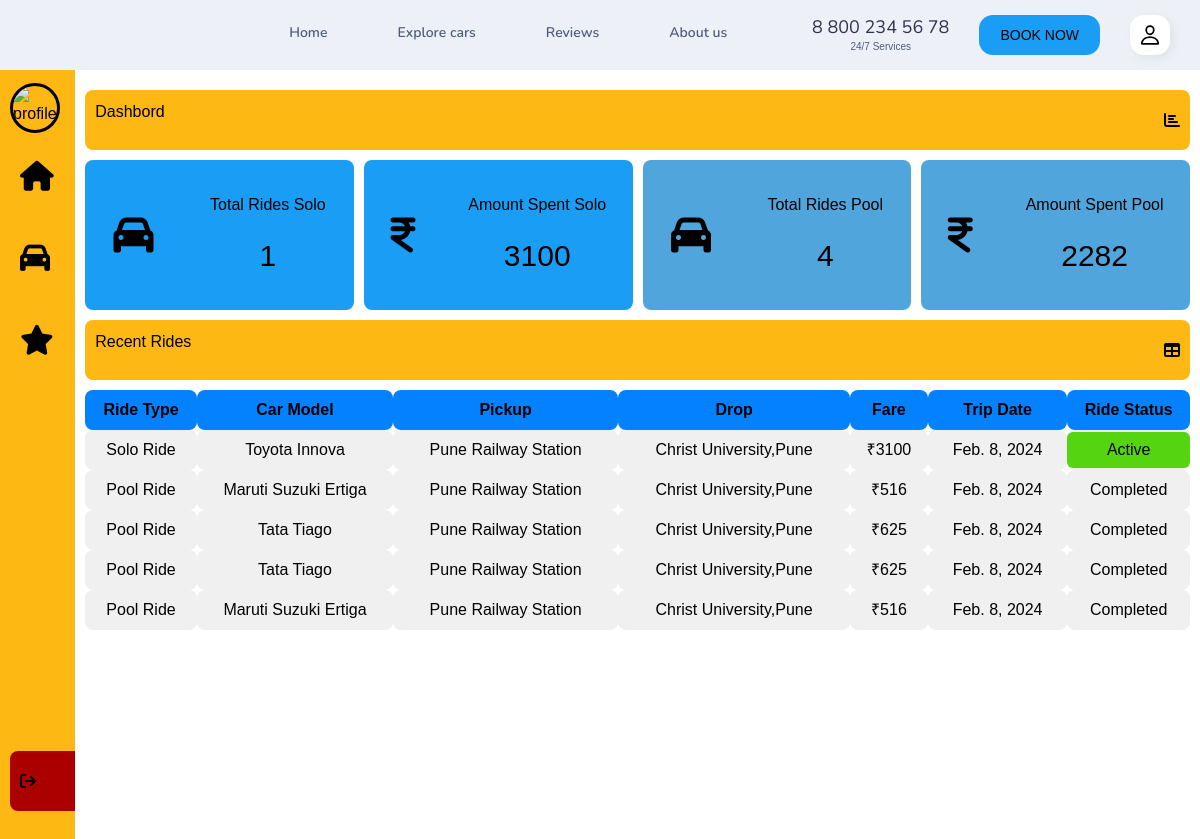
The page /userindex (signed in) on the database its author committed.
### cab_booking/models.py (models this page shows)
class BookingDetails(models.Model):
    bookingID = models.UUIDField(auto_created=True, primary_key=True, default=uuid.uuid4)
    carID = models.TextField(max_length=10, blank=False)
    start_location = models.TextField(max_length=50, blank=False)
    end_location = models.TextField(max_length=50, blank=False)
    booking_time = models.DateField(default=datetime.datetime.now())
    booking_fare = models.IntegerField(blank=False)
    trip_date = models.DateField(default=datetime.datetime.now())
    userID = models.IntegerField(blank=False, default=0)
    rideStatus = models.IntegerField(blank=False,default=0) #0 Completed, 1 Active

class carsAvailable(models.Model):
    carID = models.TextField(max_length=10,blank=False,primary_key=True)
    carModel = models.TextField(max_length=30,blank=False)
    carCapacity = models.IntegerField(blank=False)
    carNumber = models.TextField(max_length=20,blank=False, default = 0)

class poolRideBooking(models.Model):
    bookingID = models.UUIDField(auto_created=True, primary_key=True, default=uuid.uuid4)
    carID = models.TextField(max_length=10, blank=False)
    carCapacity = models.IntegerField(blank=False,default=4)
    start_location = models.TextField(max_length=50, blank=False)
    end_location = models.TextField(max_length=50, blank=False)
    booking_time = models.DateField(default=datetime.datetime.now())
    booking_fare_pu = models.IntegerField(blank=False)
    trip_date = models.DateField(default=datetime.datetime.now())
    userID = models.IntegerField(blank=False, default=0)
    rideStatus = models.IntegerField(blank=False,default=0) #0 Completed, 1 Active
    seats_booked = models.IntegerField(blank=False,default=0)

### user_dashboard/views.py (the view, shortened to what this page needs)
# urls.py: path('userindex',userIndex,name='userindex'),
def userIndex(request):
    if request.user and not request.user.is_staff:
        user_id=request.user.id
        userObj=User.objects.get(id=user_id)
        bookingDetail = BookingDetails.objects.filter(userID=user_id)
        amountSpent = BookingDetails.objects.filter(userID=user_id).values_list('booking_fare',flat=True)
        poolBookingDetail = poolRideBooking.objects.filter(userID=user_id)
        amountSpent_pool = poolRideBooking.objects.filter(userID = user_id).values_list('booking_fare_pu',flat=True)
        totalAmount =0
        rideCount=0
        for i in amountSpent:
            totalAmount+=i
            rideCount+=1
        totalpoolamount = 0
        rideCount_pool = 0
        for i in amountSpent_pool:
            totalpoolamount+=i
            rideCount_pool+=1
        availCar = carsAvailable.objects.all()
        return render(request, "user_dashboard/userIndex.html",{'user':userObj,
                                                                'bookings':bookingDetail,
                                                                'cars':availCar,
                                                                'totalAmount':totalAmount,
                                                                'rideCount':rideCount,
                                                                'poolride':poolBookingDetail,
                                                                'totalpoolamount':totalpoolamount,
                                                                'ridepoolcount':rideCount_pool})

### templates/user_dashboard/userIndex.html (shortened to what this page needs)
{% extends 'base.html' %} {% load static %} {%block extrahead %}
<link rel="stylesheet" href="{% static 'css/userStyle.css' %}" />
{% endblock extrahead %} {% block content %} {% csrf_token %}
<div class="menu">
  <ul>
    <li class="profile">
      <div class="img-box">
      </div>
    </li>
    <li>
      <a href="#">
        <i class="fas fa-home"></i>
      </a>
    </li>
    <li>
      <a href="#">
        <i class="fa-solid fa-car"></i>
      </a>
    </li>
    <li>
      <a href="#">
        <i class="fa-solid fa-star"></i>
      </a>
    </li>
    <li>
      <form method="POST" action="/signout" class="log-out">
        <button type="submit" id="signout" name="signout" style="height: 60px; width: 170px;">
          <i class="fas fa-sign-out"></i>
        </button>
      </form>
    </li>
  </ul>
</div>
<div class="content">
  <div class="title-info">
    <p>Dashbord</p>
    <i class="fas fa-chart-bar"></i>
  </div>
  <div class="data-info">
    <div class="box">
      <i class="fa-solid fa-car"></i>
      <div class="data">
        <p>Total Rides Solo</p>
        <span>{{rideCount}}</span>
      </div>
    </div>
    <div class="box">
      <i class="fa-solid fa-indian-rupee-sign"></i>
      <div class="data">
        <p>Amount Spent Solo</p>
        <span>{{totalAmount}}</span>
      </div>
    </div>
    <div class="box" style="background-color:#51a5dd;">
      <i class="fa-solid fa-car"></i>
      <div class="data">
        <p>Total Rides Pool</p>
        <span>{{ridepoolcount}}</span>
      </div>
    </div>
    <div class="box" style="background-color:#51a5dd;">
      <i class="fa-solid fa-indian-rupee-sign"></i>
      <div class="data">
        <p>Amount Spent Pool</p>
        <span>{{totalpoolamount}}</span>
      </div>
    </div>
  </div>
  <div class="title-info">
    <p>Recent Rides</p>
    <i class="fas fa-table"></i>
  </div>
  <table>
    <thead>
      <tr>
        <th>Ride Type</th>
        <th>Car Model</th>
        <th>Pickup</th>
        <th>Drop</th>
        <th>Fare</th>
        <th>Trip Date</th>
        <th>Ride Status</th>
      </tr>
    </thead>
    {% for booking in bookings %}
    <tbody>
      <tr>
        <td><span class="distance">Solo Ride</span></td>
        {% for car in cars %}
        {% if booking.carID == car.carID %}
        <td>{{car.carModel}}</td>
        {% endif %} {% endfor %}
        <td><span class="distance">{{booking.start_location}}</span></td>
        <td><span class="distance">{{booking.end_location}}</span></td>
        <td><span class="fare">₹{{booking.booking_fare}}</span></td>
        <td><span class="fare">{{booking.trip_date}}</span></td>
        {% if booking.rideStatus is 1 %}
        <td><span class="fare" style="background-color:#55d510;">Active</span></td>
        {% else %}
        <td><span class="fare">Completed</span></td>
        {% endif %}
      </tr>
    </tbody>
    {%endfor%}
    {% for booking in poolride %}
    <tbody>
      <tr>
        <td><span class="distance">Pool Ride</span></td>
        {% for car in cars %}
        {% if booking.carID == car.carID %}
        <td>{{car.carModel}}</td>
        {% endif %} {% endfor %}
        <td><span class="distance">{{booking.start_location}}</span></td>
        <td><span class="distance">{{booking.end_location}}</span></td>
        <td><span class="fare">₹{{booking.booking_fare_pu}}</span></td>
        <td><span class="fare">{{booking.trip_date}}</span></td>
        {% if booking.rideStatus is 1 %}
        <td><span class="fare" style="background-color:#55d510;">Active</span></td>
        {% else %}
        <td><span class="fare">Completed</span></td>
        {% endif %}
      </tr>
    </tbody>
    {%endfor%}
  </table>
</div>
{% endblock content %}

### static/css/style.css (style rules this page uses)
:root { --pale-purple-pantone: hsl(262, 63%, 92%); --medium-sea-green: hsl(152, 63%, 43%); --lavender-blush: hsl(336, 35%, 92%); --carolina-blue: hsl(204, 91%, 53%); --columbia-blue: hsl(204, 92%, 90%); --alice-blue-1: hsl(216, 38%, 95%); --alice-blue-2: hsl(216, 75%, 97%); --alice-blue-3: hsl(216, 38%, 95%); --alice-blue-4: hsl(217, 33%, 92%); --independence: hsl(219, 21%, 39%); --deep-cerise: hsl(329, 63%, 52%); --eerie-black: hsl(210, 11%, 15%); --space-cadet: hsl(240, 22%, 25%); --blue-jeans: hsl(204, 80%, 63%); --slate-blue: hsl(262, 60%, 57%); --beau-blue: hsl(208, 86%, 92%); --honey-dew: hsl(152, 48%, 89%); --mimi-pink: hsl(329, 63%, 90%); --red-salsa: hsl(0, 79%, 63%); --sapphire: hsl(211, 100%, 35%); --manatee: hsl(219, 14%, 60%); --white: hsl(0, 0%, 100%); --gradient: linear-gradient(to top, var(--alice-blue-2), var(--alice-blue-3)); --ff-nunito: "Nunito", sans-serif; --ff-open-sans: "Open Sans", sans-serif; --fs-1: 2.125rem; --fs-2: 1.875rem; --fs-3: 1.5rem; --fs-4: 1.375rem; --fs-5: 1.125rem; --fs-6: 0.875rem; --fs-7: 0.625rem; --fw-400: 400; --fw-600: 600; --transition: 0.5s ease; --section-padding: 50px; --radius-10: 10px; --radius-14: 14px; --radius-18: 18px; --shadow-1: 3px 3px 9px hsla(240, 14%, 69%, 0.2); --shadow-2: 3px 3px 9px hsla(204, 92%, 59%, 0.3); }
*, *::before, *::after { margin: 0; padding: 0; box-sizing: border-box; }
li { list-style: none; }
a { text-decoration: none; }
a, img, span, label, input, button, ion-icon { display: block; }
button, input { background: none; border: none; font: inherit; }
button { cursor: pointer; }
html { font-family: var(--ff-open-sans); color: var(--eerie-black); font-size: 1rem; line-height: 1.5; scroll-behavior: smooth; }
body { background: var(--alice-blue-1); overflow-x: hidden; }
button, a { transition: var(--transition); }
@media (min-width: 768px) { :root { --fs-1: 2.625rem; } }
@media (min-width: 1200px) { :root { --fs-1: 2.875rem; --fs-2: 2rem; } }

### static/css/userStyle.css (style rules this page uses)
* { padding: 0; margin: 0; color: black; font-family: sans-serif; }
body { margin-top: 70px; background-color:rgb(255, 255, 255); display: flex; }
.profile { display: flex; align-items: center; gap: 30px; }
.img-box { width: 50px; height: 50px; border-radius: 50%; overflow: hidden; border: 3px solid black; flex-shrink: 0; }
.menu { background-color: #FDB813; width: 80px; height: 100vh; padding: 10px; overflow: hidden; transition: 0.5s; }
ul { list-style: none; position: relative; height: 95%; }
ul li a { display: block; text-decoration: none; padding: 10px; margin: 10px 0; border-radius: 8px; display: flex; gap: 40px; align-items: center; transition: 0.5s; }
.log-out { position: absolute; bottom: 0; width: 100%; }
.log-out button { background-color:#a00 ; }
ul li a i { font-size: 30px; }
.content { width: 100%; margin: 10px; }
.title-info { background-color: #FDB813; padding: 10px; display: flex; align-items: center; justify-content: space-between; border-radius: 8px; margin: 10px 0; }
.data-info { display:flex; align-items: center; justify-content: space-between; flex-wrap: wrap; gap: 10px; }
.box { background-color: #1a9df4; height: 150px; flex-basis: 150px; flex-grow: 1; border-radius: 8px; display: flex; align-items: center; justify-content: space-around; }
.box i { font-size:40px }
.box .data { text-align: center; }
.box .data span { font-size: 30px; }
table { width: 100%; text-align: center; border-spacing: 8px; }
th,td { background-color: rgb(240, 240, 240); height: 40px; border-radius: 8px; }
th { background-color: #0481ff; }
.distance , .fare { padding: 6px; border-radius: 6px; }
.distance { background-color: rgb(240, 240, 240); }
.fare { background-color: rgb(240, 240, 240); color: black; }
ul { padding-left: 0; }
button#signout { display: block; text-decoration: none; padding: 10px; margin: 10px 0; border-radius: 8px; display: flex; gap: 40px; align-items: center; transition: 0.5s; }

### rows shown on the page
BookingDetails: start_location "Pune Railway Station", end_location "Christ University,Pune", booking_fare "3100", trip_date "Feb. 8, 2024", rideStatus "Active"
carsAvailable: carModel "Toyota Innova"
poolRideBooking: start_location "Pune Railway Station", end_location "Christ University,Pune", booking_fare_pu "516", trip_date "Feb. 8, 2024", rideStatus "Completed"
carsAvailable: carModel "Maruti Suzuki Ertiga"
poolRideBooking: start_location "Pune Railway Station", end_location "Christ University,Pune", booking_fare_pu "625", trip_date "Feb. 8, 2024", rideStatus "Completed"
carsAvailable: carModel "Tata Tiago"
poolRideBooking: start_location "Pune Railway Station", end_location "Christ University,Pune", booking_fare_pu "625", trip_date "Feb. 8, 2024", rideStatus "Completed"
poolRideBooking: start_location "Pune Railway Station", end_location "Christ University,Pune", booking_fare_pu "516", trip_date "Feb. 8, 2024", rideStatus "Completed"
carsAvailable: carModel "Maruti Suzuki Ertiga"

### other values the page prints
{{ rideCount }} "1"
{{ totalAmount }} "3100"
{{ ridepoolcount }} "4"
{{ totalpoolamount }} "2282"
